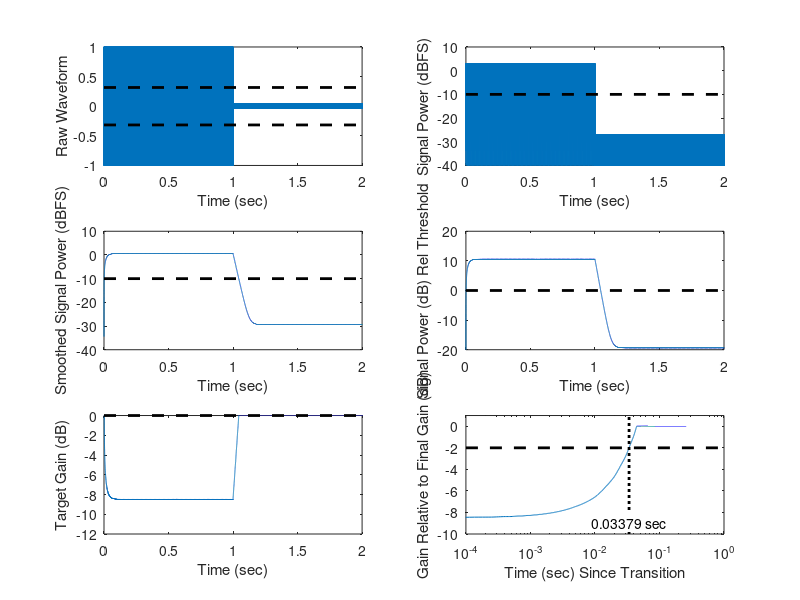

Write the MATLAB code that produced this figure.

fs_Hz = 44100;      %sample rate
attack_sec = 0.01;  %doesn't end up being exact.  Error is dependent upon release time, too.
release_sec = 0.1;  %doesn't end up being exact.  Error is dependent upon attack time, too.
thresh_dBFS = -10;  %threshold for compression to start
comp_ratio = 5;     %compression ratio.  "5" means 5:1

%generate test signal
t_sec = ([1:4*fs_Hz]-1)/fs_Hz;
freq_Hz = 2000;  %frequency of my test signal
wav = sqrt(2)*sin(2*pi*freq_Hz*t_sec);  %rms of 1.0 (aka 0 dB)

%make step change in amplitude
flag_isAttackTest = 0;  %do an attack or a release test?
if (flag_isAttackTest)
    levels_dBFS = [-30 0];%two amplitude levels
else
    levels_dBFS = [0 -30];  %two amplitude levels
end
t_bound_sec = 1;        %time of transition
I=find(t_sec < t_bound_sec);
wav(I) = sqrt(10.^(0.1*levels_dBFS(1)))*wav(I);
I=find(t_sec >= t_bound_sec);
wav(I) = sqrt(10.^(0.1*levels_dBFS(2)))*wav(I);

%% process the signal

%get signal power
wav_pow = wav.^2;

%smooth via attack and release
attack_const = exp(-1/(attack_sec*fs_Hz));
release_const = exp(-1/(release_sec*fs_Hz));
new_wav_pow = ones(size(wav_pow)); new_wav_pow(1) = wav_pow(1);
for I=2:length(wav_pow)
    if (wav_pow(I) > wav_pow(I-1))
        %attack
        new_wav_pow(I) = new_wav_pow(I-1)*attack_const + wav_pow(I)*(1-attack_const);
    else
        %release
        new_wav_pow(I) = new_wav_pow(I-1)*release_const + wav_pow(I)*(1-release_const);
    end
end

%get power relative to threshold
thresh_pow_FS = 10.^(0.1*thresh_dBFS);
%wav_pow_rel_thresh = wav_pow ./ thresh_pow_FS;
wav_pow_rel_thresh = new_wav_pow ./ thresh_pow_FS;

%compute gain
gain_pow = ones(size(wav_pow_rel_thresh));
I=find(wav_pow_rel_thresh > 1.0);
gain_pow(I) = 10.^((1/comp_ratio - 1)*log10(wav_pow_rel_thresh(I)));

    

%% plots
figure;try;setFigureTallerWide;catch;end
ax=[];

subplot(3,2,1);
plot(t_sec,wav);
xlabel('Time (sec)');
ylabel('Raw Waveform');
ylim([-1 1]);
hold on; 
plot(xlim,sqrt(10.^(0.1*thresh_dBFS))*[1 1],'k--','linewidth',2);
plot(xlim,-sqrt(10.^(0.1*thresh_dBFS))*[1 1],'k--','linewidth',2);
hold off
ax(end+1)=gca;

subplot(3,2,2);
plot(t_sec,10*log10(wav_pow));
xlabel('Time (sec)');
ylabel('Signal Power (dBFS)');
ylim([-40 10]);
hold on; 
plot(xlim,thresh_dBFS*[1 1],'k--','linewidth',2);
hold off
ax(end+1)=gca;

subplot(3,2,3);
plot(t_sec,10*log10(new_wav_pow));
xlabel('Time (sec)');
ylabel('Smoothed Signal Power (dBFS)');
ylim([-40 10]);
hold on; 
plot(xlim,thresh_dBFS*[1 1],'k--','linewidth',2);
hold off
ax(end+1)=gca;


subplot(3,2,4);
plot(t_sec,10*log10(wav_pow_rel_thresh));
xlabel('Time (sec)');
ylabel('Signal Power (dB) Rel Threshold');
ylim([-20 20]);
hold on; 
plot(xlim,[0 0],'k--','linewidth',2);
hold off
ax(end+1)=gca;

subplot(3,2,5);
plot(t_sec,10*log10(gain_pow));
xlabel('Time (sec)');
ylabel('Target Gain (dB)');
ylim([-12 0]);
hold on; 
plot(xlim,[0 0],'k--','linewidth',2);
hold off
ax(end+1)=gca;

linkaxes(ax,'x');
xlim([0 2]);

% subplot(3,2,5);
% plot(t_sec,10*log10(new_gain_pow));
% xlabel('Time (sec)');
% ylabel('Smoothed Gain (dB)');
% ylim([-10 0]);
% hold on; 
% plot(xlim,[0 0],'k--','linewidth',2);
% hold off

subplot(3,2,6);
dt_sec = t_sec-t_bound_sec;
gain_rel_final_dB = 10*log10(gain_pow/gain_pow(end));
semilogx(dt_sec,gain_rel_final_dB)
xlabel('Time (sec) Since Transition');
ylabel('Gain Relative to Final Gain (dB)');
xlim([1e-4 1]);
if (flag_isAttackTest)
    ylim([-1 10]);
    time_const_val = 2;
    hold on;plot(xlim,time_const_val*[1 1],'k--','linewidth',2);hold off
    I=find(gain_rel_final_dB > time_const_val);I=I(end)+1;

    hold on;plot(dt_sec(I)*[1 1],ylim,'k:','linewidth',2);hold off;
    yl=ylim;
    text(dt_sec(I),yl(2)-0.05*diff(yl),[num2str(dt_sec(I),4) ' sec'], ...
        'horizontalAlignment','center','verticalAlignment','top',...
        'backgroundcolor','white');

else
    ylim([-10 1]);
    time_const_val = -2;
    hold on;plot(xlim,time_const_val*[1 1],'k--','linewidth',2);hold off
    I=find(gain_rel_final_dB < time_const_val);I=I(end)+1;
 
    hold on;plot(dt_sec(I)*[1 1],ylim,'k:','linewidth',2);hold off;
    yl=ylim;
    text(dt_sec(I),yl(1)+0.05*diff(yl),[num2str(dt_sec(I),4) ' sec'], ...
        'horizontalAlignment','center','verticalAlignment','bottom',...
        'backgroundcolor','white');

end
   



